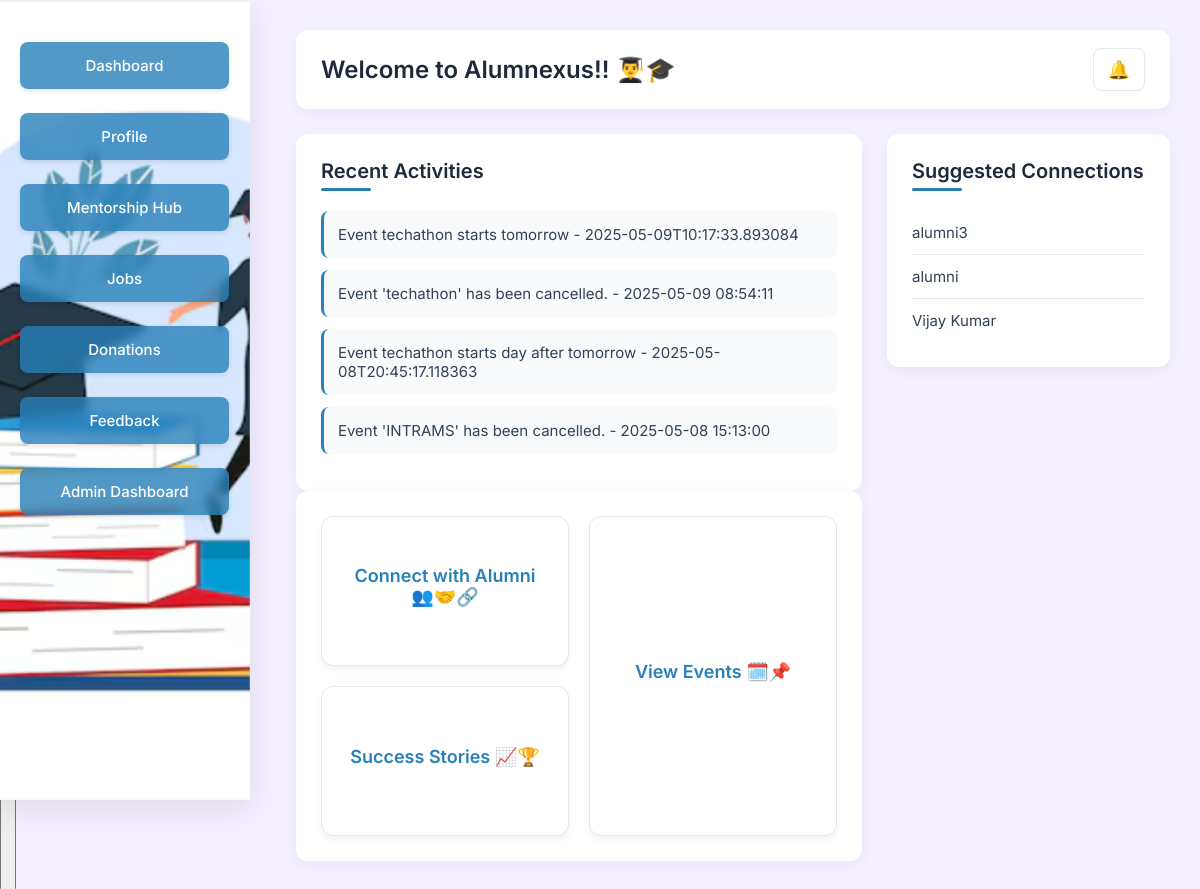
The app's page /dashboard (signed in) with its own data.
### tables this page shows
CREATE TABLE notifications (
            id INTEGER PRIMARY KEY AUTOINCREMENT,
            user_id INTEGER NOT NULL REFERENCES user(id),
            message TEXT NOT NULL,
            created_at TEXT DEFAULT CURRENT_TIMESTAMP,
            read BOOLEAN DEFAULT FALSE
        );

CREATE TABLE user (
            id INTEGER PRIMARY KEY AUTOINCREMENT,
            fullname TEXT NOT NULL,
            email TEXT UNIQUE NOT NULL,
            password_hash TEXT NOT NULL,
            role TEXT DEFAULT 'user',
            graduation_year INTEGER,
            verified BOOLEAN DEFAULT 0,
            active BOOLEAN DEFAULT 1,
            failed_attempts INTEGER DEFAULT 0,
            locked_until TEXT,
            created_at TEXT DEFAULT CURRENT_TIMESTAMP
        , first_name TEXT, last_name TEXT, department TEXT, resume BLOB, privacy TEXT DEFAULT 'public', avatar BLOB, last_failed_attempt TEXT);

### app.py (the view)
@app.route('/dashboard')
def dashboard():
    if "user" not in session:
        return redirect(url_for('login'))
    try:
        conn = get_db()
        current_user = conn.execute(
            "SELECT id FROM user WHERE email = ?",
            (session['user'],)
        ).fetchone()
        if not current_user:
            return redirect(url_for('login'))
        user_id = current_user['id']
        print(f"Current user ID: {user_id}")
        suggested_connections = conn.execute("""
            SELECT u.* FROM user u
            LEFT JOIN user_block b ON (b.blocker_id = ? AND b.blocked_id = u.id)
            WHERE u.id != ?
                AND u.verified = 1
                AND u.active = 1
                AND u.role = 'Alumni'
                AND (u.privacy = 'public' OR u.privacy IS NULL)
                AND b.id IS NULL
                AND u.id NOT IN (
                    SELECT CASE
                        WHEN c.sender_id = ? THEN c.receiver_id
                        WHEN c.receiver_id = ? THEN c.sender_id
                    END
                    FROM connection c
                    WHERE (c.sender_id = ? OR c.receiver_id = ?)
                      AND c.status = 'accepted'
                )
            ORDER BY RANDOM()
            LIMIT 3
        """, (user_id, user_id, user_id, user_id, user_id, user_id)).fetchall()
        print("Suggested alumni:", suggested_connections)
        recent_activities = conn.execute(
            "SELECT * FROM notifications WHERE user_id = ? ORDER BY created_at DESC LIMIT 5",
            (user_id,)
        ).fetchall()
        return render_template('dashboard.html',
                               recent_activities=recent_activities,
                               suggested_connections=suggested_connections)
    except Exception as e:
        print("Error in dashboard route:", str(e))
        return render_template('dashboard.html',
                               recent_activities=[],
                               suggested_connections=[])

### app.py (called while the page is built)
def get_db():
    conn = sqlite3.connect(DB_PATH)
    conn.row_factory = sqlite3.Row
    conn.execute("PRAGMA foreign_keys = ON")
    return conn

### templates/dashboard.html (shortened to what this page needs)
<!DOCTYPE html>
<html lang="en">
<head>
</head>
<body class="dashboard-page">
    <aside class="sidebar">
        <a href="{{ url_for('dashboard') }}"><button>Dashboard</button></a>
        <a href="{{ url_for('profile') }}"><button>Profile</button></a>
        <a href="{{ url_for('mentorship') }}"><button>Mentorship Hub</button></a>
        <a href="{{ url_for('job') }}"><button>Jobs</button></a>
        <a href="{{ url_for('donations') }}"><button>Donations</button></a>
        <a href="{{ url_for('dashfeed') }}"><button>Feedback</button></a>
        <a href="{{ url_for('admin') }}" id="adminDashboardLink"><button>Admin Dashboard</button></a>
    </aside>
    <main class="dashboard">
        <header>
            <h1>Welcome to Alumnexus!! 👨‍🎓🎓</h1>
            <button id="notifyBtn">🔔</button>
        </header>
        <div class="dashboard-grid">
            <div class="left-column">
                <section class="feed">
                    <h2>Recent Activities</h2>
                    <ul>
                        {% if recent_activities %}
                            {% for activity in recent_activities %}
                                <li>{{ activity.message }} - {{ activity.created_at }}</li>
                            {% endfor %}
                        {% else %}
                            <li>No recent activities</li>
                        {% endif %}
                    </ul>
                </section>
                <section class="quick-actions">
                    <div class="quick-action-card" id="connectAlumni">
                        <div class="action-title">Connect with Alumni 👥🤝🔗 </div>
                    </div>
                    <div class="quick-action-card" id="successStoriesBtn">
                        <div class="action-title">Success Stories 📈🏆</div>
                    </div>
                    <div class="quick-action-card" id="createEvent">
                        <div class="action-title">View Events 🗓️📌</div>
                    </div>
                </section>
            </div>
            <div class="right-column">
<section class="suggestions">
    <h2>Suggested Connections</h2>
    {% if suggested_connections %}
        <ul>
            {% for user in suggested_connections %}
                <li>
                    {{ user.fullname }}
                </li>
            {% endfor %}
        </ul>
    {% endif %}
</section>
            </div>
        </div>
    </main>
</body>
</html>

### templates/dashboard.html (style rules this page uses)
* { margin: 0; padding: 0; box-sizing: border-box; font-family: 'Inter', -apple-system, BlinkMacSystemFont, sans-serif; }
body { display: flex; background-color: #f5f0ff; color: #1a1a1a; min-height: 100vh; }
.sidebar { width: 250px; background: url('static/images/dashboard-bg.png') no-repeat center center; background-size: cover; height: 100vh; padding: 30px 20px; position: fixed; backdrop-filter: blur(8px); -webkit-backdrop-filter: blur(8px); border-right: 1px solid rgba(255, 255, 255, 0.18); box-shadow: 0 8px 32px rgba(0, 0, 0, 0.1); z-index: 10; }
.sidebar button { width: 100%; background-color: rgba(41, 128, 185, 0.8); color: white; border: none; padding: 14px; margin: 12px 0; border-radius: 8px; cursor: pointer; font-size: 15px; font-weight: 500; transition: all 0.3s ease; box-shadow: 0 2px 5px rgba(0, 0, 0, 0.1); backdrop-filter: blur(5px); }
.dashboard { background: transparent; margin-left: 250px; padding: 30px; width: calc(100% - 250px); }
header { display: flex; justify-content: space-between; align-items: center; background: white; padding: 18px 25px; border-radius: 12px; box-shadow: 0px 4px 12px rgba(0, 0, 0, 0.05); margin-bottom: 25px; }
header h1 { font-size: 24px; font-weight: 600; color: #1e293b; }
#notifyBtn { background-color: white; color: #4b5563; border: 1px solid #e5e7eb; padding: 10px 14px; border-radius: 8px; cursor: pointer; font-size: 18px; transition: all 0.3s ease; }
.dashboard-grid { display: grid; grid-template-columns: 1fr; gap: 25px; }
@media (min-width: 1024px) { .dashboard-grid { grid-template-columns: 2fr 1fr; } }
.feed, .quick-actions, .suggestions { background: white; padding: 25px; border-radius: 12px; box-shadow: 0px 4px 15px rgba(0, 0, 0, 0.05); transition: transform 0.3s ease, box-shadow 0.3s ease; }
h2 { font-size: 20px; margin-bottom: 20px; color: #1e293b; font-weight: 600; position: relative; padding-bottom: 8px; }
h2::after { content: ''; position: absolute; bottom: 0; left: 0; width: 50px; height: 3px; background: hsl(204, 64%, 44%); border-radius: 3px; }
.feed ul, .suggestions ul { list-style-type: none; }
.feed ul li { background: #f8fafc; padding: 14px; border-radius: 8px; margin-bottom: 12px; font-size: 15px; color: #334155; transition: all 0.3s ease; border-left: 3px solid #2980b9; }
.quick-actions { display: grid; grid-template-columns: 1fr 1fr; gap: 20px; padding: 25px; }
.quick-action-card { background-color: white; color: #2980b9; border: 1px solid #e2e8f0; padding: 25px; border-radius: 12px; cursor: pointer; font-size: 18px; font-weight: 600; transition: all 0.3s ease; box-shadow: 0 4px 6px rgba(0, 0, 0, 0.05); text-align: center; position: relative; overflow: hidden; height: 150px; display: flex; flex-direction: column; justify-content: center; align-items: center; }
.quick-action-card .action-title { margin-bottom: 10px; }
#createEvent { grid-column: 2; grid-row: 1 / span 2; height: auto; }
.suggestions ul li { padding: 12px 0; border-bottom: 1px solid #e2e8f0; font-size: 15px; color: #334155; }
.suggestions ul li:last-child { border-bottom: none; }

### records on screen
notifications: message "Event techathon starts tomorrow", created_at "2025-05-09T10:17:33.893084"
notifications: message "Event 'techathon' has been cancelled.", created_at "2025-05-09 08:54:11"
notifications: message "Event techathon starts day after tomorrow", created_at "2025-05-08T20:45:17.118363"
notifications: message "Event 'INTRAMS' has been cancelled.", created_at "2025-05-08 15:13:00"
user: fullname "alumni3"
user: fullname "alumni"
user: fullname "Vijay Kumar"
